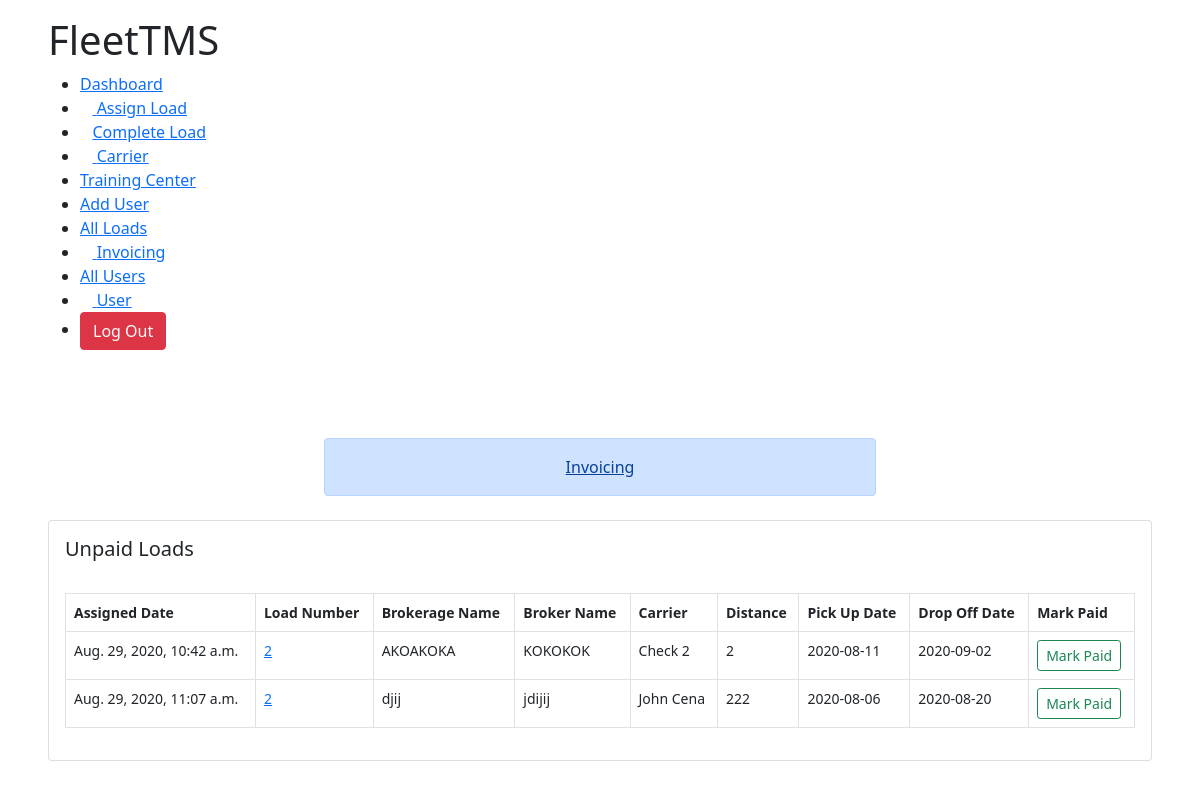
The page /unpaid_loads (signed in) on the database as committed earlier.
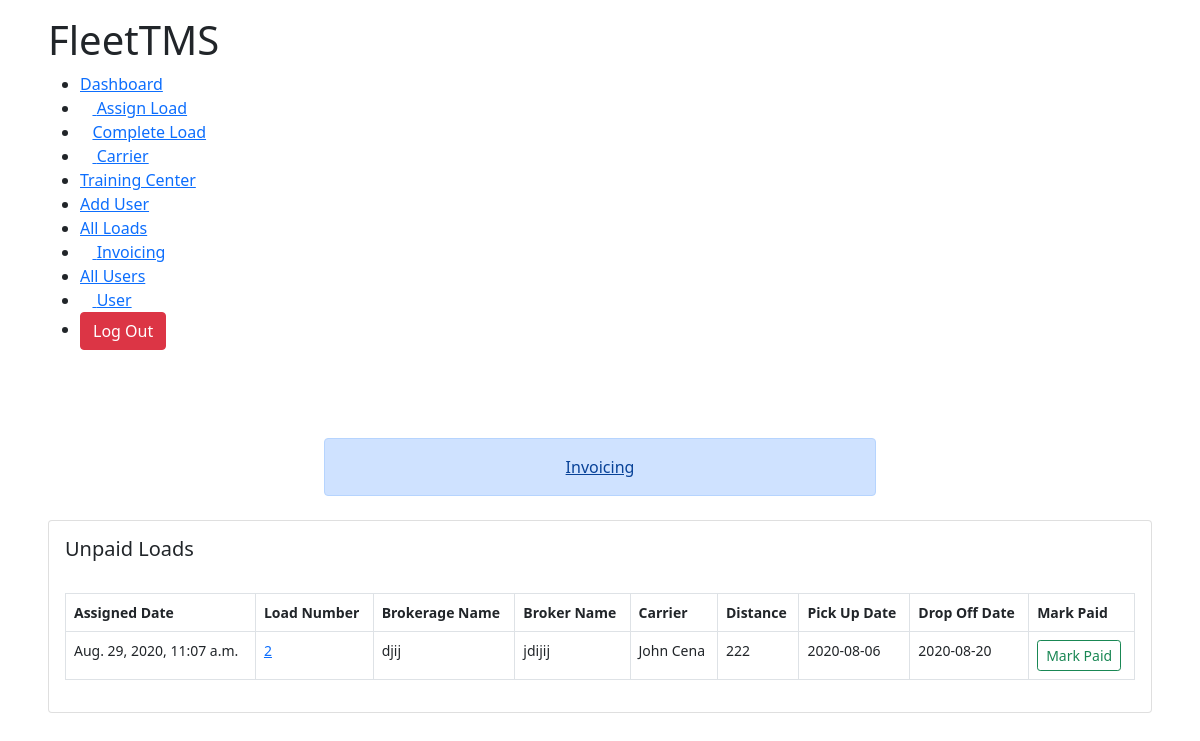
The same page on the database as committed later.
### TMSTruck/models.py (models this page shows, shortened)
class AssignLoad(models.Model):
	user 					= models.ForeignKey(Account,on_delete=models.CASCADE,null=True,blank=True)
	brokerage_name 			= models.CharField(max_length=300, null=True)
	broker_name 			= models.CharField(max_length=300, null=True)
	assignToCarrier			= models.ForeignKey(Carrier,blank=True, on_delete=models.CASCADE, null=True)
	broker_address 			= models.CharField(max_length=300, null=True)
	pickupAddress 			= models.CharField(max_length=300, null=True)
	distance 				= models.IntegerField(null=True)
	weight 					= models.IntegerField(null=True)
	rate 					= models.IntegerField(null=True)
	stops 					= models.IntegerField(null=True)
	assigned_date			= models.DateTimeField(blank=True,auto_now_add=True, null=True)
	pickupDate				= models.CharField(max_length=3000,null=True, blank=True)
	is_active 				= models.BooleanField(default=True,null=True)
	is_paid 				= models.BooleanField(default=False,null=True)
	broker_phone			= models.IntegerField(null=True)
	broker_email			= models.EmailField(max_length=100,null=True)
	load_number				= models.IntegerField(null=True)
	dropOffDate				= models.CharField(max_length=3000,null=True,blank=True)
	dropOffAddress			= models.CharField(max_length=10000,null=True)
	first_available_pickup	= models.CharField(max_length=3000,null=True,blank=True)
	rate_confirmation		= models.FileField(blank=True,upload_to=rate_confirmation_path)
	bill_of_landing			= models.FileField(blank=True,upload_to=bill_path)
	special_comments 		= models.TextField(null=True,max_length=10000)
	final_address			= models.CharField(null=True,max_length=100, blank=True)
	is_awaiting				= models.BooleanField(null=True,default=True,blank=True)
	is_awb					= models.BooleanField(null=True,default=True,blank=True)

class Carrier(models.Model):
	user					= models.ForeignKey(Account,on_delete=models.CASCADE,null=True,blank=True)
	firstName 				= models.CharField(max_length=100,null=True)
	lastName				= models.CharField(max_length=100,null=True)
	company 				= models.CharField(max_length=100,null=True)
	email					= models.EmailField(max_length=100,null=True)
	phone					= models.IntegerField(null=True)
	mc_number 				= models.IntegerField(null=True)
	dot_number				= models.IntegerField(null=True)
	factoring_phone			= models.IntegerField(null=True)
	willing_states			= models.TextField(max_length=1000,null=True)
	carrier_status			= models.CharField(max_length=100,null=True)
	factoring_company		= models.CharField(max_length=100,null=True)
	mc_upload		 		= models.FileField(upload_to=carrierMcFiles,null=True)
	costPerMile				= models.IntegerField(null=True)
	def __str__(self):
		return '{} {}'.format(self.firstName,self.lastName)

### TMSTruck/decorators.py (the view)
        def wrapper(request, *args, **kwargs):
            group = None
            if request.user.groups.exists():
                group = request.user.groups.all()[0].name
            if group in allowed_roles:
                return view_func(request, *args, **kwargs)
            elif group == 'Trainee':
                return redirect("user")
            else:
                return HttpResponse("You are not authorized to visit this page. ")

### TMSTruck/views.py (called while the page is built)
@login_required(login_url="login")
@customRoles(allowed_roles=['Admin','Accounting','Hiring Manager', 'Logistics Manager'])
def unpaid_loads(request):
	unpaid_loads = AssignLoad.objects.filter(is_active=False,is_paid=False,is_awb=False,is_awaiting=False)
	template = 'TMSTruck/load_info/unpaid_loads.html'
	group = request.user.groups.all()[0].name
	context = {
		'unpaid_loads':unpaid_loads,
		'group':group
	}
	return render(request,template,context)

### TMSTruck/templates/TMSTruck/load_info/unpaid_loads.html (shortened to what this page needs)
{% extends 'TMSTruck/base.html' %}
{% load static %}
{% block content %}
<!DOCTYPE html>
<html lang="en">
<head>
    <link rel="stylesheet" href="{% static 'css/dashboard.css' %}">
</head>
<body>
    <div class="main-body">
        {% if group == 'Accounting' %}
        {% include 'TMSTruck/navbars/accounting_navbar.html' %}
        {% elif group == 'Admin' %}
        {% include 'TMSTruck/navbars/admin_navbar.html' %}<br><br>
        <div class="col-md-6 mx-auto">
            <a style="display: flex; justify-content: center; "class="mb-4 alert alert-primary" href="{% url 'all_invoice' %}">Invoicing</a>
        </div>
        {% elif group == 'Hiring Manager' %}
        {% include 'TMSTruck/navbars/hiring_manager_navbar.html' %}
        {% elif group == 'Logistics Manager' %}
        {% include 'TMSTruck/navbars/logistics_manager.html' %}
        {% endif %}
        <div class="row">
            <div class="col-md-12">
                <div class="card">
                    <div class="card-body">
                        <h5 class="card-title">Unpaid Loads</h5><br>
                        <table class="table table-bordered">
                            <thead>
                                <tr>
                                    <th scope="col">Assigned Date</th>
                                    <th scope="col">Load Number</th>
                                    <th scope="col">Brokerage Name</th>
                                    <th scope="col">Broker Name</th>
                                    <th scope="col">Carrier</th>
                                    <th scope="col">Distance</th>
                                    <th scope="col">Pick Up Date</th>
                                    <th scope="col">Drop Off Date</th>
                                    <th scope="col">Mark Paid</th>
                                </tr>
                            </thead>
                            <tbody>
                                {% for loads in unpaid_loads %}
                                <tr>
                                    <td>{{loads.assigned_date}}</td>
                                    <td><a href="{% url 'load_detail' loads.id %}">{{loads.load_number}}</a></td>
                                    <td>{{loads.brokerage_name}}</td>
                                    <td>{{loads.broker_name}}</td>
                                    <td>{{loads.assignToCarrier}}</td>
                                    <td>{{loads.distance}}</td>
                                    <td>{{loads.pickupDate}}</td>
                                    <td>{{loads.dropOffDate}}</td>
                                    <td><a href="{% url 'mark_paid' loads.id %}"><button class="btn btn-outline-success btn-sm">Mark Paid</button></a></td>
                                </tr>
                                {% endfor %}
                            </tbody>
                        </table>
                    </div>
                </div>
            </div>
        </div>
    </div>
</body>
</html>
{% endblock %}

Rows that differ between the two databases and show on the page:
removed AssignLoad: assigned_date "Aug. 29, 2020, 10:42 a.m.", load_number "2", brokerage_name "AKOAKOKA", broker_name "KOKOKOK", assignToCarrier "Check 2", distance "2", pickupDate "2020-08-11", dropOffDate "2020-09-02"
